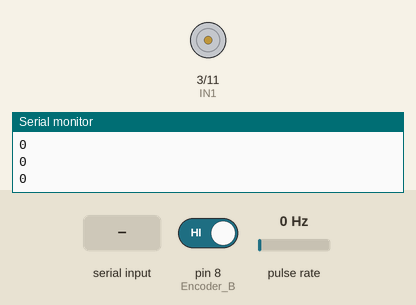
Bench run of a sketch on a simulated Arduino Uno, built with avr-gcc and run on an emulated ATmega328P. Parts: motor-driver pin pairs drawn as motors (green arrow = first pin HIGH = forward, orange = second pin HIGH = backward, longer = more drive), the last lines printed to the serial monitor. Wiring (inferred from the names in the program): pulse sensor: data pin 2. The inputs (shaded band) are chosen by the test bench; at power-on: pulse rate 0 Hz, pin 8 (Encoder_B) HIGH.

Above: at 1.2 s.
1.3 s: pulse rate (sensor on pin 2) set to 4 Hz
At 2.43 s:
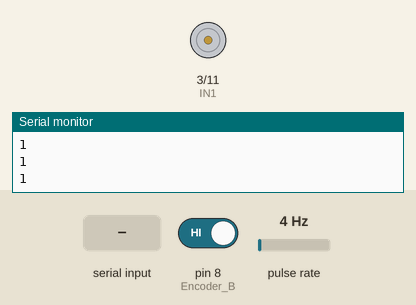
4.3 s: "90,45\n" received over Serial
At 4.6 s:
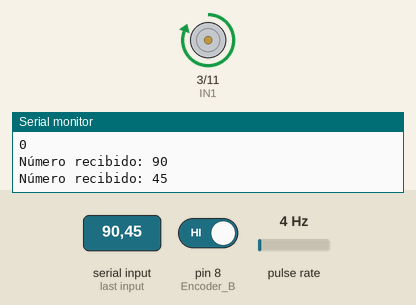
Timing chart, 0 to 7.3 s (numbered marks = the images above; inputs shaded):
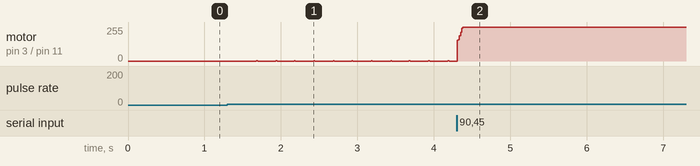

Measured:
- after the input at 1.3 s, motor on pin 3 (IN1) / pin 11 (IN2): alternates forward 1/255 for 0.01 s and stopped for 0.24 s, starting after 0.38 s

The sketch:

EncoderVelocidadRPM.ino
```cpp
/*
 * Control de Velocidad
 * Autor: Juan David Cruz Useche
 * Descripción: Este código permite controlar la velocidad en rpm de un motor DC con un encoder cuadraturo.
 *
 * Componentes:
 * - Arduino UNO
 * - Motor DC
 * - Encoder cuadraturo
 *
 * Licencia: Este código es de libre uso y distribución bajo la licencia MIT (modificar según sea necesario).
 */
#include <PinChangeInterrupt.h>
#include <TimerOne.h>

#define Encoder 2
#define Encoder_B 8
#define IN1 3
#define IN2 11

float Kp_ = 3.11; //1.06;
float Ki_ = 33; //8.14;
float Kd_ = 0.00388; //0.0207;

float Kp = 2.68; //1.06;
float Ki = 40.9; //8.14;
float Kd = 0.00767; //0.0207;

float ts = 0.015;//0.025;
float q0 = (Kp+((Ki*ts)/2)+(Kd/ts));
float q1 = -(Kp-((Ki*ts)/2)+((2*Kd)/ts));
float q2 = (Kd/ts);

volatile float error[3]={0, 0, 0};
volatile float PID[3]={0, 0, 0};

volatile long pulseCount = 0; // Contador de pulsos del encoder
long lastPulseCount = 0; // Almacenar el último valor de pulseCount para calcular RPM
unsigned long lastRPMCalculation = 0; // Última vez que se calculó el RPM
unsigned long lastTimeCalculation = 0;
volatile float rpm = 0; // Velocidad en RPM
int numero=0;
volatile long encoderPos = 0;
volatile long lastEncoderPos = 0;

int outMax = 255;
volatile float u_ = 0;
volatile float output = 0;

void setup() {
  Serial.begin(115200);
  pinMode(Encoder, INPUT_PULLUP);
  pinMode(Encoder_B, INPUT_PULLUP);
  pinMode(IN1, OUTPUT);
  pinMode(IN2, OUTPUT);
  attachPCINT(digitalPinToPCINT(Encoder), encoder, CHANGE); // Detect both rising and falling edges
  attachPCINT(digitalPinToPCINT(Encoder_B), encoder, CHANGE);
  Timer1.initialize(ts*1000000);
  Timer1.attachInterrupt(calculateRPM);
  pwmOut(0);
}

void loop() {
  if (Serial.available() > 0) {
    int nuevoNumero = Serial.parseInt();
    if (nuevoNumero != 0) {
      numero = nuevoNumero;
      Serial.print("Número recibido: ");
      Serial.println(numero);
    }
  }
  if (millis() - lastRPMCalculation >= ts*1000) {
    //Serial.print(0);Serial.print(",");Serial.print(rpm);Serial.print(",");Serial.print(numero);Serial.print(",");Serial.println(100);
    Serial.println(encoderPos);
    lastRPMCalculation = millis();
  }
}

void encoder() {
  int MSB = digitalRead(Encoder);
  int LSB = digitalRead(Encoder_B);
  int encoded = (MSB << 1) | LSB;
  int sum = (lastEncoderPos << 2) | encoded;

  if (sum == 0b1101 || sum == 0b0100 || sum == 0b0010 || sum == 0b1011) {
    encoderPos++;
  } else if (sum == 0b1110 || sum == 0b0111 || sum == 0b0001 || sum == 0b1000) {
    encoderPos--;
  }
  lastEncoderPos = encoded; // Update the last encoder position
}

void calculateRPM() {
  long pulses = encoderPos - lastPulseCount;
  rpm = (pulses * 60.0) / (4.0*2250.0*ts); // Reemplaza PULSES_PER_REVOLUTION con el número de pulsos por revolución de tu encoder 400 //2140
  lastPulseCount = encoderPos;
  ControladorV2();
}


void Controlador(){
  volatile float setpoint = numero;
  error[0] = setpoint - rpm;
  PID[2] = error[0];
  PID[1] = (PID[1]+(error[0]*ts));
  PID[0] = (error[0]-error[1])/ts;
  output = Kp_*PID[2]+Ki_*PID[1]+Kd_*PID[0]; //Kp*P + Ki*I + Kd*D
  error[1]=error[0];
  if(output>outMax) pwmOut(int(outMax));
  else if(output>=0 && output<= outMax) pwmOut(int(output));
  else pwmOut(int(0));
}

void ControladorV2(){
  float setpoint = numero;
  error[0] = setpoint - rpm;
  u_ = u_ + q0*error[0] + q1*error[1] + q2* error[2];
  error[2] = error[1];
  error[1] = error[0];
  if(u_>outMax) pwmOut(int(outMax));
  else if(u_>=0 && u_<= outMax) pwmOut(int(u_));
  else pwmOut(int(0));
}

void pwmOut(int out) {
  analogWrite(IN1, out);
  analogWrite(IN2, 0);
}
```
